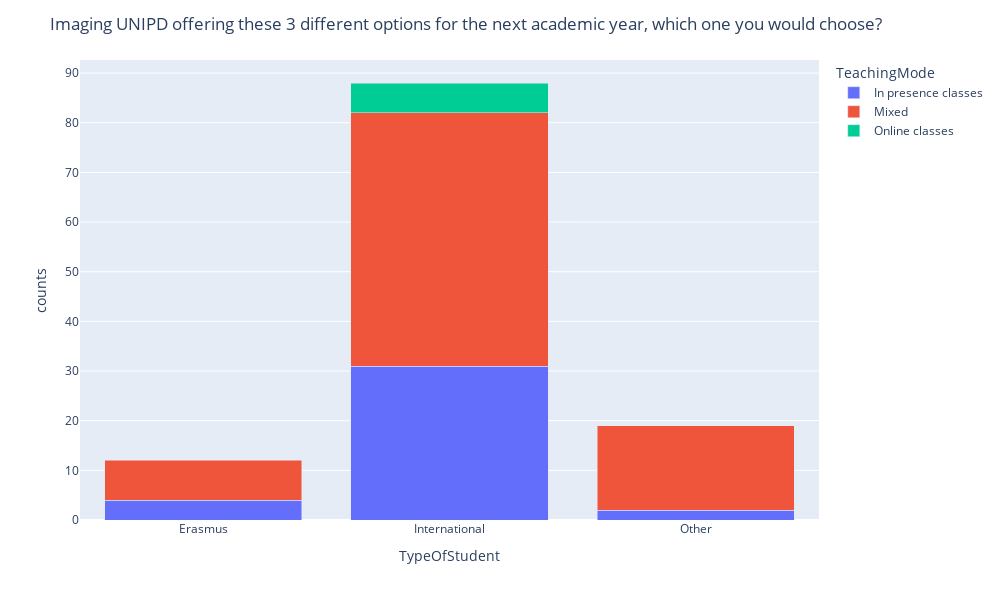

The notebook cell this image was saved under:
### Markdown cell above
plot_bar_polar(intstudents,'Gender', 'Nationality', 800,1100,'stack',
              'Nationality by Gender')

### Code cell
MakePlots(intstudents,'TypeOfStudent','TeachingMode','stack',1,
          'Imaging UNIPD offering these 3 different options for the next academic year, which one you would choose?')

### Figure 1 — Plotly figure (JSON) as saved in the notebook; plotly's stock layout.template omitted (floating-point values rounded to 4 significant figures)
{"data": [{"alignmentgroup": "True", "hovertemplate": "TeachingMode=In presence classes<br>TypeOfStudent=%{x}<br>counts=%{y}<extra></extra>", "legendgroup": "In presence classes", "marker": {"color": "#636efa", "opacity": 1}, "name": "In presence classes", "offsetgroup": "In presence classes", "orientation": "v", "showlegend": true, "textposition": "auto", "type": "bar", "x": ["Erasmus", "International", "Other"], "xaxis": "x", "y": [4, 31, 2], "yaxis": "y"}, {"alignmentgroup": "True", "hovertemplate": "TeachingMode=Mixed<br>TypeOfStudent=%{x}<br>counts=%{y}<extra></extra>", "legendgroup": "Mixed", "marker": {"color": "#EF553B", "opacity": 1}, "name": "Mixed", "offsetgroup": "Mixed", "orientation": "v", "showlegend": true, "textposition": "auto", "type": "bar", "x": ["Erasmus", "International", "Other"], "xaxis": "x", "y": [8, 51, 17], "yaxis": "y"}, {"alignmentgroup": "True", "hovertemplate": "TeachingMode=Online classes<br>TypeOfStudent=%{x}<br>counts=%{y}<extra></extra>", "legendgroup": "Online classes", "marker": {"color": "#00cc96", "opacity": 1}, "name": "Online classes", "offsetgroup": "Online classes", "orientation": "v", "showlegend": true, "textposition": "auto", "type": "bar", "x": ["International"], "xaxis": "x", "y": [6], "yaxis": "y"}], "layout": {"barmode": "stack", "height": 600, "legend": {"title": {"text": "TeachingMode"}, "tracegroupgap": 0}, "margin": {"t": 60}, "title": {"text": "Imaging UNIPD offering these 3 different options for the next academic year, which one you would choose?"}, "width": 1000, "xaxis": {"anchor": "y", "categoryorder": "category ascending", "domain": [0, 1], "title": {"text": "TypeOfStudent"}}, "yaxis": {"anchor": "x", "domain": [0, 1], "title": {"text": "counts"}}}}
